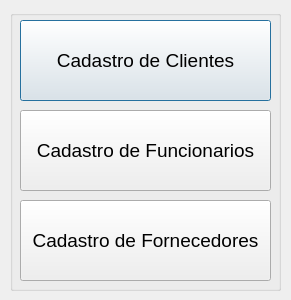
<?xml version="1.0" encoding="UTF-8"?>
<ui version="4.0">
 <class>frmpessoas</class>
 <widget class="QDialog" name="frmpessoas">
  <property name="geometry">
   <rect>
    <x>0</x>
    <y>0</y>
    <width>291</width>
    <height>300</height>
   </rect>
  </property>
  <property name="windowTitle">
   <string>Cadastro de Pessoas</string>
  </property>
  <widget class="QGroupBox" name="groupBox">
   <property name="geometry">
    <rect>
     <x>10</x>
     <y>10</y>
     <width>271</width>
     <height>281</height>
    </rect>
   </property>
   <property name="title">
    <string/>
   </property>
   <widget class="QPushButton" name="btnclientes">
    <property name="geometry">
     <rect>
      <x>10</x>
      <y>10</y>
      <width>251</width>
      <height>81</height>
     </rect>
    </property>
    <property name="font">
     <font>
      <pointsize>14</pointsize>
     </font>
    </property>
    <property name="text">
     <string>Cadastro de Clientes</string>
    </property>
   </widget>
   <widget class="QPushButton" name="btnfuncio">
    <property name="geometry">
     <rect>
      <x>10</x>
      <y>100</y>
      <width>251</width>
      <height>81</height>
     </rect>
    </property>
    <property name="font">
     <font>
      <pointsize>14</pointsize>
     </font>
    </property>
    <property name="text">
     <string>Cadastro de Funcionarios</string>
    </property>
   </widget>
   <widget class="QPushButton" name="btnfornecedor">
    <property name="geometry">
     <rect>
      <x>10</x>
      <y>190</y>
      <width>251</width>
      <height>81</height>
     </rect>
    </property>
    <property name="font">
     <font>
      <pointsize>14</pointsize>
     </font>
    </property>
    <property name="text">
     <string>Cadastro de Fornecedores</string>
    </property>
   </widget>
  </widget>
 </widget>
 <resources/>
 <connections/>
</ui>
